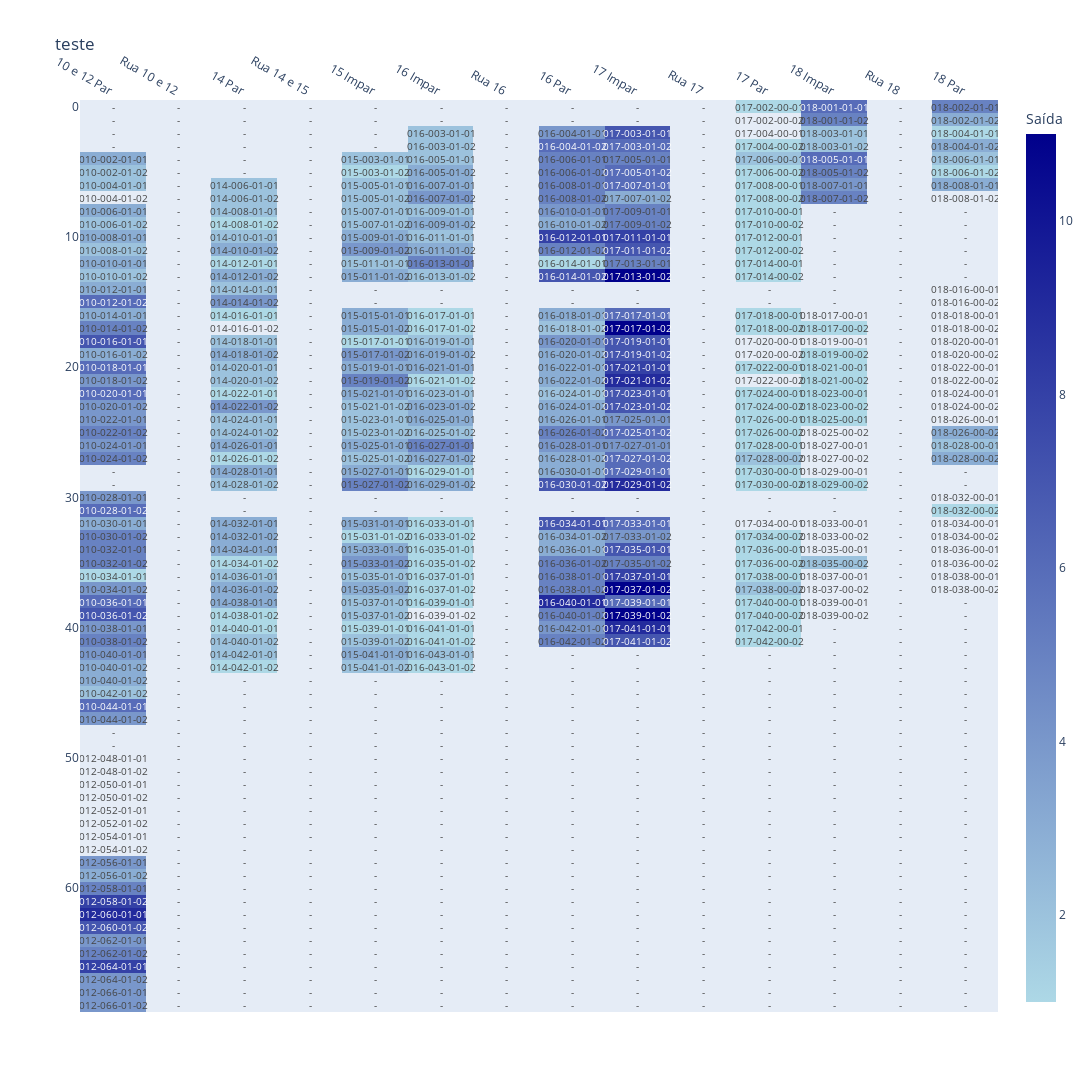

Write notebook code for a chart like this one.
### Code cell
# Criar o mapa de calor
fig = go.Figure(data=go.Heatmap(
            z=coluna_por_enderço_cx_fechada.values, # Valores para a cor
            x=coluna_por_enderço_cx_fechada.columns, # Eixos X
            y=coluna_por_enderço_cx_fechada.index, # Eixo Y
            colorbar_title='Saída',
            colorscale=['LightBlue', 'DarkBlue'],
            text=mapa,
            texttemplate='%{text}',
            textfont={'size':10}
            ))

# Ajustes finais no layout
fig.update_layout(title_text=nome_do_grafico,
                yaxis=dict(autorange='reversed'),
                xaxis_showgrid=False, yaxis_showgrid=False,
                xaxis_zeroline=False, yaxis_zeroline=False,
                autosize=False,
                width=1450,
                height=1200,
                )

fig.update_xaxes(side='top')
fig.show()

### Figure 1 — Plotly figure (JSON) as saved in the notebook; plotly's stock layout.template omitted (floating-point values rounded to 4 significant figures; data arrays with more than 128 entries replaced by an {"elided": "..."} marker saying what was removed)
{"data": [{"colorbar": {"title": {"text": "Saída"}}, "colorscale": [[0, "LightBlue"], [1, "DarkBlue"]], "text": {"elided": "70x14 str values"}, "textfont": {"size": 10}, "texttemplate": "%{text}", "type": "heatmap", "x": ["10 e 12 Par", "Rua 10 e 12", "14 Par", "Rua 14 e 15", "15 Impar", "16 Impar", "Rua 16", "16 Par", "17 Impar", "Rua 17", "17 Par", "18 Impar", "Rua 18", "18 Par"], "y": [0, 1, 2, 3, 4, 5, 6, 7, 8, 9, 10, 11, 12, 13, 14, 15, 16, 17, 18, 19, 20, 21, 22, 23, 24, 25, 26, 27, 28, 29, 30, 31, 32, 33, 34, 35, 36, 37, 38, 39, 40, 41, 42, 43, 44, 45, 46, 47, 48, 49, 50, 51, 52, 53, 54, 55, 56, 57, 58, 59, 60, 61, 62, 63, 64, 65, 66, 67, 68, 69], "z": {"elided": "70x14 mixed values"}}], "layout": {"autosize": false, "height": 1200, "title": {"text": "teste"}, "width": 1450, "xaxis": {"showgrid": false, "side": "top", "zeroline": false}, "yaxis": {"autorange": "reversed", "showgrid": false, "zeroline": false}}}
